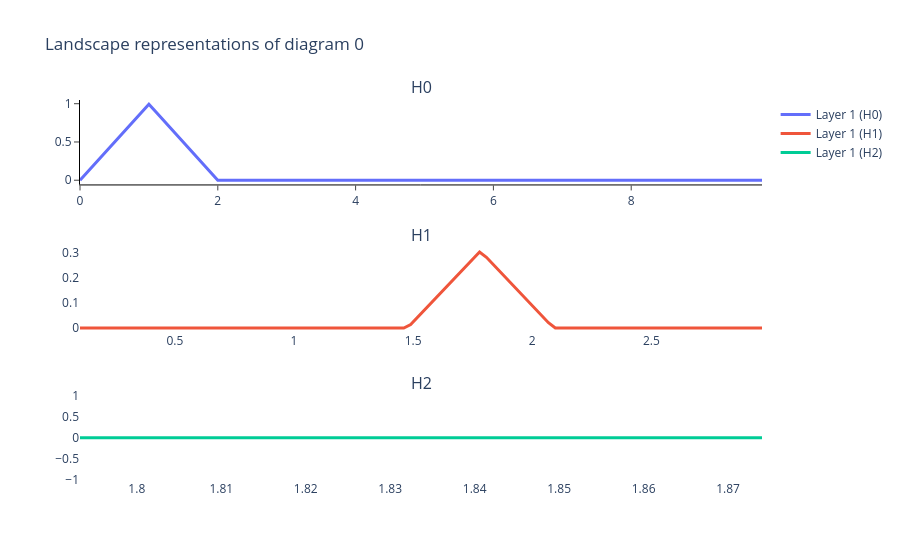

Source (notebook cell):
### Code cell
pl = PersistenceLandscape() #189 survivors, 189-252 non-survivors.
plc_bascic= pl.fit_transform_plot(persistence_diagrams, sample=0, plotly_params={"traces": {"line": {"width": 3}}})

### Figure 1 — Plotly figure (JSON) as saved in the notebook; plotly's stock layout.template omitted (floating-point values rounded to 4 significant figures)
{"data": [{"hoverinfo": "none", "line": {"width": 3}, "mode": "lines", "name": "Layer 1 (H0)", "showlegend": true, "type": "scatter", "x": [0, 0.09998, 0.2, 0.2999, 0.3999, 0.4999, 0.5999, 0.6999, 0.7999, 0.8998, 0.9998, 1.1, 1.2, 1.3, 1.4, 1.5, 1.6, 1.7, 1.8, 1.9, 2.0, 2.1, 2.2, 2.3, 2.4, 2.5, 2.6, 2.7, 2.8, 2.899, 2.999, 3.099, 3.199, 3.299, 3.399, 3.499, 3.599, 3.699, 3.799, 3.899, 3.999, 4.099, 4.199, 4.299, 4.399, 4.499, 4.599, 4.699, 4.799, 4.899, 4.999, 5.099, 5.199, 5.299, 5.399, 5.499, 5.599, 5.699, 5.799, 5.899, 5.999, 6.099, 6.199, 6.299, 6.399, 6.499, 6.599, 6.699, 6.799, 6.899, 6.999, 7.099, 7.199, 7.299, 7.399, 7.499, 7.599, 7.699, 7.799, 7.899, 7.999, 8.099, 8.199, 8.299, 8.399, 8.499, 8.599, 8.698, 8.798, 8.898, 8.998, 9.098, 9.198, 9.298, 9.398, 9.498, 9.598, 9.698, 9.798, 9.898], "xaxis": "x", "y": [0, 0.09998, 0.2, 0.2999, 0.3999, 0.4999, 0.5999, 0.6999, 0.7999, 0.8998, 0.9933, 0.8933, 0.7933, 0.6933, 0.5933, 0.4934, 0.3934, 0.2934, 0.1934, 0.09343, 0, 0, 0, 0, 0, 0, 0, 0, 0, 0, 0, 0, 0, 0, 0, 0, 0, 0, 0, 0, 0, 0, 0, 0, 0, 0, 0, 0, 0, 0, 0, 0, 0, 0, 0, 0, 0, 0, 0, 0, 0, 0, 0, 0, 0, 0, 0, 0, 0, 0, 0, 0, 0, 0, 0, 0, 0, 0, 0, 0, 0, 0, 0, 0, 0, 0, 0, 0, 0, 0, 0, 0, 0, 0, 0, 0, 0, 0, 0, 0], "yaxis": "y"}, {"hoverinfo": "none", "line": {"width": 3}, "mode": "lines", "name": "Layer 1 (H1)", "showlegend": true, "type": "scatter", "x": [0.1018, 0.1307, 0.1596, 0.1885, 0.2174, 0.2463, 0.2753, 0.3042, 0.3331, 0.362, 0.3909, 0.4198, 0.4488, 0.4777, 0.5066, 0.5355, 0.5644, 0.5933, 0.6222, 0.6512, 0.6801, 0.709, 0.7379, 0.7668, 0.7957, 0.8246, 0.8536, 0.8825, 0.9114, 0.9403, 0.9692, 0.9981, 1.027, 1.056, 1.085, 1.114, 1.143, 1.172, 1.201, 1.229, 1.258, 1.287, 1.316, 1.345, 1.374, 1.403, 1.432, 1.461, 1.49, 1.519, 1.548, 1.576, 1.605, 1.634, 1.663, 1.692, 1.721, 1.75, 1.779, 1.808, 1.837, 1.866, 1.894, 1.923, 1.952, 1.981, 2.01, 2.039, 2.068, 2.097, 2.126, 2.155, 2.184, 2.213, 2.241, 2.27, 2.299, 2.328, 2.357, 2.386, 2.415, 2.444, 2.473, 2.502, 2.531, 2.56, 2.588, 2.617, 2.646, 2.675, 2.704, 2.733, 2.762, 2.791, 2.82, 2.849, 2.878, 2.907, 2.935, 2.964], "xaxis": "x2", "y": [0, 0, 0, 0, 0, 0, 0, 0, 0, 0, 0, 0, 0, 0, 0, 0, 0, 0, 0, 0, 0, 0, 0, 0, 0, 0, 0, 0, 0, 0, 0, 0, 0, 0, 0, 0, 0, 0, 0, 0, 0, 0, 0, 0, 0, 0, 0, 0, 0.01352, 0.04244, 0.07135, 0.1003, 0.1292, 0.1581, 0.187, 0.2159, 0.2448, 0.2738, 0.3027, 0.2814, 0.2525, 0.2236, 0.1947, 0.1658, 0.1368, 0.1079, 0.07901, 0.05009, 0.02118, 0, 0, 0, 0, 0, 0, 0, 0, 0, 0, 0, 0, 0, 0, 0, 0, 0, 0, 0, 0, 0, 0, 0, 0, 0, 0, 0, 0, 0, 0, 0], "yaxis": "y2"}, {"hoverinfo": "none", "line": {"width": 3}, "mode": "lines", "name": "Layer 1 (H2)", "showlegend": true, "type": "scatter", "x": [1.793, 1.794, 1.795, 1.796, 1.797, 1.797, 1.798, 1.799, 1.8, 1.801, 1.801, 1.802, 1.803, 1.804, 1.805, 1.806, 1.806, 1.807, 1.808, 1.809, 1.81, 1.81, 1.811, 1.812, 1.813, 1.814, 1.814, 1.815, 1.816, 1.817, 1.818, 1.819, 1.819, 1.82, 1.821, 1.822, 1.823, 1.823, 1.824, 1.825, 1.826, 1.827, 1.828, 1.828, 1.829, 1.83, 1.831, 1.832, 1.832, 1.833, 1.834, 1.835, 1.836, 1.837, 1.837, 1.838, 1.839, 1.84, 1.841, 1.841, 1.842, 1.843, 1.844, 1.845, 1.845, 1.846, 1.847, 1.848, 1.849, 1.85, 1.85, 1.851, 1.852, 1.853, 1.854, 1.854, 1.855, 1.856, 1.857, 1.858, 1.859, 1.859, 1.86, 1.861, 1.862, 1.863, 1.863, 1.864, 1.865, 1.866, 1.867, 1.867, 1.868, 1.869, 1.87, 1.871, 1.872, 1.872, 1.873, 1.874], "xaxis": "x3", "y": [0, 0, 0, 0, 0, 0, 0, 0, 0, 0, 0, 0, 0, 0, 0, 0, 0, 0, 0, 0, 0, 0, 0, 0, 0, 0, 0, 0, 0, 0, 0, 0, 0, 0, 0, 0, 0, 0, 0, 0, 0, 0, 0, 0, 0, 0, 0, 0, 0, 0, 0, 0, 0, 0, 0, 0, 0, 0, 0, 0, 0, 0, 0, 0, 0, 0, 0, 0, 0, 0, 0, 0, 0, 0, 0, 0, 0, 0, 0, 0, 0, 0, 0, 0, 0, 0, 0, 0, 0, 0, 0, 0, 0, 0, 0, 0, 0, 0, 0, 0], "yaxis": "y3"}], "layout": {"annotations": [{"font": {"size": 16}, "showarrow": false, "text": "H0", "x": 0.5, "xanchor": "center", "xref": "paper", "y": 1, "yanchor": "bottom", "yref": "paper"}, {"font": {"size": 16}, "showarrow": false, "text": "H1", "x": 0.5, "xanchor": "center", "xref": "paper", "y": 0.6111, "yanchor": "bottom", "yref": "paper"}, {"font": {"size": 16}, "showarrow": false, "text": "H2", "x": 0.5, "xanchor": "center", "xref": "paper", "y": 0.2222, "yanchor": "bottom", "yref": "paper"}], "plot_bgcolor": "white", "title": {"text": "Landscape representations of diagram 0"}, "xaxis": {"anchor": "y", "domain": [0, 1], "exponentformat": "e", "linecolor": "black", "linewidth": 1, "mirror": false, "showexponent": "all", "showline": true, "side": "bottom", "ticks": "outside", "type": "linear", "zeroline": true}, "xaxis2": {"anchor": "y2", "domain": [0, 1]}, "xaxis3": {"anchor": "y3", "domain": [0, 1]}, "yaxis": {"anchor": "x", "domain": [0.7778, 1], "exponentformat": "e", "linecolor": "black", "linewidth": 1, "mirror": false, "showexponent": "all", "showline": true, "side": "left", "ticks": "outside", "type": "linear", "zeroline": true}, "yaxis2": {"anchor": "x2", "domain": [0.3889, 0.6111]}, "yaxis3": {"anchor": "x3", "domain": [0, 0.2222]}}}
